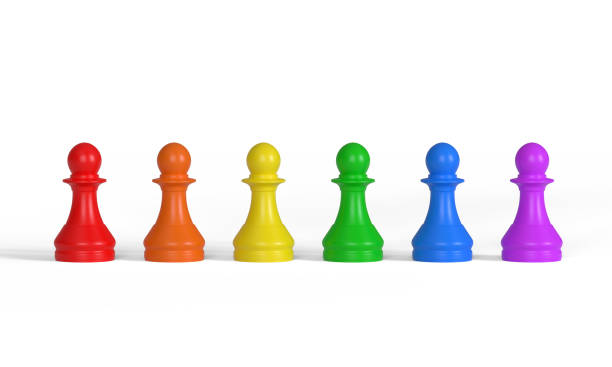
#> input picture Test.png, 612 x 367 px
$ python MorphicLineShExample.py   (older library calls are emulated)
#> lines starting #> are read from the running program, lines starting #| are printed output that depends on the picture; after the words box and inside, x2 and y2 are one past the last pixel; in counts of white or black regions, pixels touching at a corner belong together
#> in main, image is the input picture: shape (367, 612, 3); mean B, G, R 235.3, 236.9, 241.5
### ProcessingTools/Classical/morphological_line_shape.py
import cv2
import numpy as np

class MorphologicalLineShape:
    def __init__(self):
        pass

    # --- Morphological Operations ---
    # [9 lines left out: functions morphological_opening, morphological_closing, not called in this run]

    def morphological_gradient(self, image, kernel_size=3):
        """Apply morphological gradient to highlight edges."""
#> called with kernel_size = 3
        kernel = cv2.getStructuringElement(cv2.MORPH_RECT, (kernel_size, kernel_size))
        return cv2.morphologyEx(image, cv2.MORPH_GRADIENT, kernel)

    # [9 lines left out: functions dilation, erosion, not called in this run]

    # --- Line Detection ---
    def hough_lines(self, image, rho=1, theta=np.pi/180, threshold=100):
        """Detect lines using the Hough Transform."""
#> called with rho = 1, theta = 0.0175, threshold = 100
        edges = cv2.Canny(image, 50, 150)
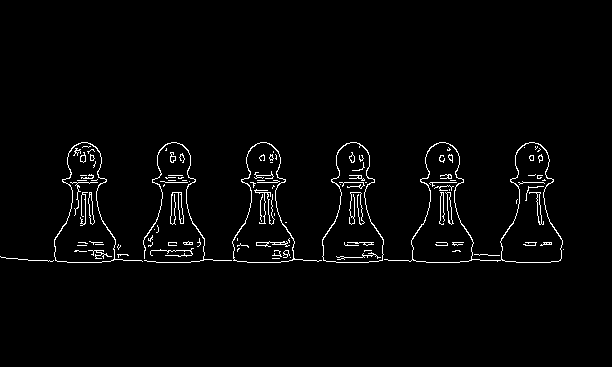
#> edges: shape (367, 612); 2.3% white in thin lines or dots, all inside (x1, y1, x2, y2) = (0, 142, 564, 263)
        lines = cv2.HoughLines(edges, rho, theta, threshold)
#> lines = [[262, 1.57], [182, 1.57], [260, 1.57], [242, 1.57], [178, 1.57], [245, 1.57], [253, 1.59]]
        if lines is not None:
            for rho, theta in lines[:, 0]:
                a = np.cos(theta)
                b = np.sin(theta)
                x0 = a * rho
                y0 = b * rho
                x1 = int(x0 + 1000 * (-b))
                y1 = int(y0 + 1000 * (a))
                x2 = int(x0 - 1000 * (-b))
                y2 = int(y0 - 1000 * (a))
                cv2.line(image, (x1, y1), (x2, y2), (0, 255, 0), 2)
#> this loop made 7 passes
#> (rho, theta, a, x0, y0, x1, y1, x2) on passes 1 to 7: (262, 1.57, -4.37e-08, -1.15e-05, 262, -1000, 261, 999), (182, 1.57, -4.37e-08, -7.96e-06, 182, -1000, 181, 999), (260, 1.57, -4.37e-08, -1.14e-05, 260, -1000, 259, 999), (242, 1.57, -4.37e-08, -1.06e-05, 242, -1000, 241, 999), (178, 1.57, -4.37e-08, -7.78e-06, 178, -1000, 177, 999), (245, 1.57, -4.37e-08, -1.07e-05, 245, -1000, 244, 999), (253, 1.59, -0.0175, -4.42, 253, -1004, 235, 995)
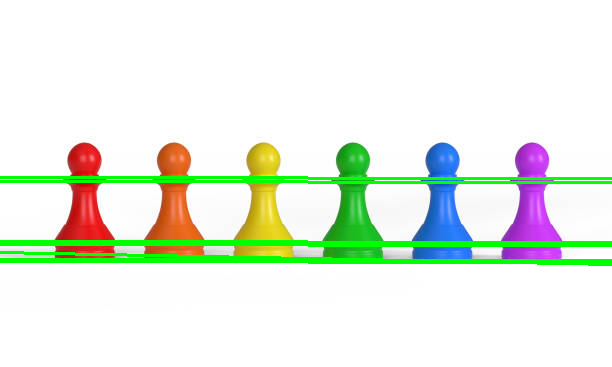
#> image: shape (367, 612, 3); 5.08% of pixels changed, all inside (x1, y1, x2, y2) = (0, 176, 612, 266)
        return image

    # --- Shape Detection ---
    def polygon_approximation(self, image, epsilon_factor=0.02):
        """Approximate contours with polygons."""
#> called with epsilon_factor = 0.02
        gray = cv2.cvtColor(image, cv2.COLOR_BGR2GRAY) if len(image.shape) == 3 else image
        _, thresh = cv2.threshold(gray, 127, 255, cv2.THRESH_BINARY)
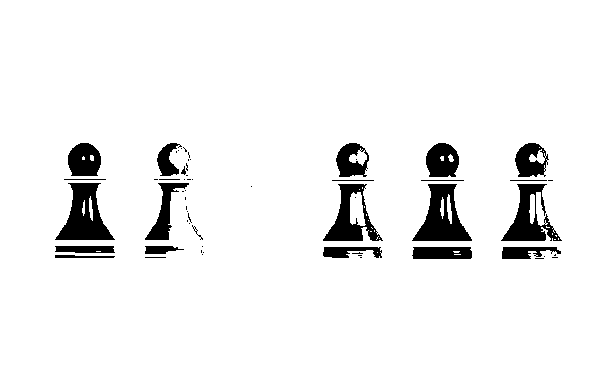
#> thresh: shape (367, 612); 93.9% white; 60 black regions (36 under 20 px)
        contours, _ = cv2.findContours(thresh, cv2.RETR_TREE, cv2.CHAIN_APPROX_SIMPLE)
#> contours = 121 contours, 89 with area under 20; largest, box (x1, y1, x2, y2) and area: (0, 0, 612, 367) 223626, (411, 183, 473, 242) 2046, (54, 182, 116, 241) 2030, (322, 183, 384, 242) 1941, (500, 183, 563, 242) 1820
        approx_image = image.copy()
        for contour in contours:
            epsilon = epsilon_factor * cv2.arcLength(contour, True)
            approx = cv2.approxPolyDP(contour, epsilon, True)
            cv2.drawContours(approx_image, [approx], -1, (0, 255, 0), 2)
#> this loop made 121 passes
#> (epsilon, approx) on passes 1, 6, 9, 11, 14, 18, 19, 21, 22, 24, 25, 26: (39.08, [[0, 0], [0, 366], [611, 366], [611, 0]]), (0.113, [[543, 256], [544, 255], [545, 256], [544, 257]]), (2.53, [[54, 257], [55, 254], [115, 256]]), (0.113, [[201, 254], [202, 253], [203, 254], [202, 255]]), (0.113, [[202, 252], [203, 251], [204, 252], [203, 253]]), (0.24, [[454, 254], [460, 254]]), (0.257, [[453, 251], [454, 252], [458, 252], [459, 251]]), (0, [[377, 252]]), (0.113, [[201, 246], [202, 245], [203, 246], [202, 247]]), (2.72, [[54, 246], [113, 245], [115, 252], [55, 252]]), (0.16, [[96, 251], [100, 251]]), (0.113, [[199, 239], [200, 238], [201, 239], [200, 240]])
#> epsilon on passes 2, 3, 4, 5, 7, 8: 0.433, 0.313, 0.153, 0.913, 0.153, 0.233
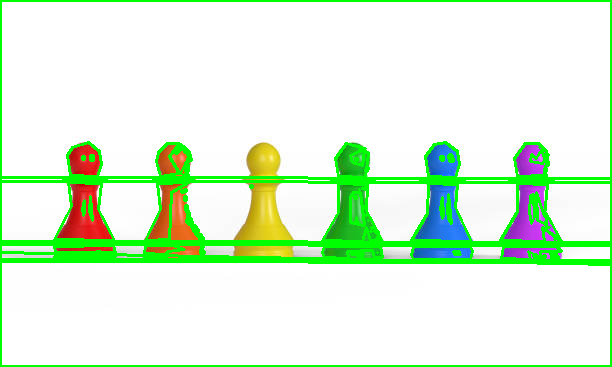
#> approx_image: shape (367, 612, 3); 5.27% of pixels changed, all inside (x1, y1, x2, y2) = (0, 0, 612, 367)
        return approx_image

    def corner_detection(self, image, block_size=2, ksize=3, k=0.04):
        """Detect corners in the image using the Harris Corner Detector."""
#> called with block_size = 2, ksize = 3, k = 0.04
        gray = cv2.cvtColor(image, cv2.COLOR_BGR2GRAY) if len(image.shape) == 3 else image
        corners = cv2.cornerHarris(gray, block_size, ksize, k)
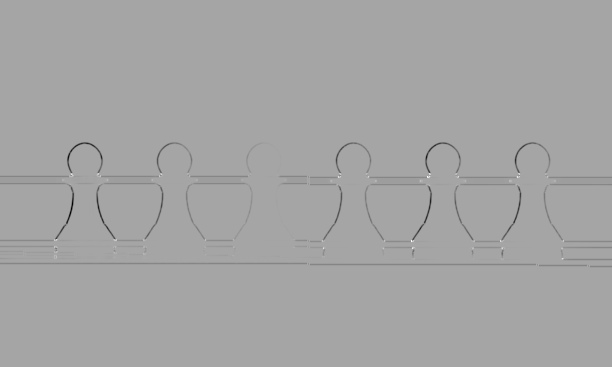
#> corners: shape (367, 612) float32; min -0.00584, max 0.00315, mean -3.24e-05; drawn with min black and max white
        corners = cv2.dilate(corners, None)
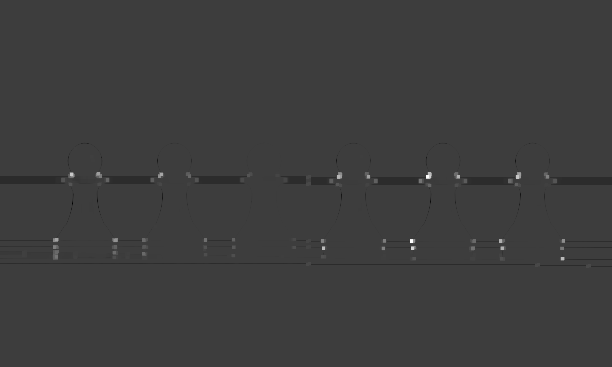
#> corners: shape (367, 612) float32; min -0.000994, max 0.00315, mean -2.05e-07; drawn with min black and max white
        corner_image = image.copy()
        corner_image[corners > 0.01 * corners.max()] = [0, 0, 255]
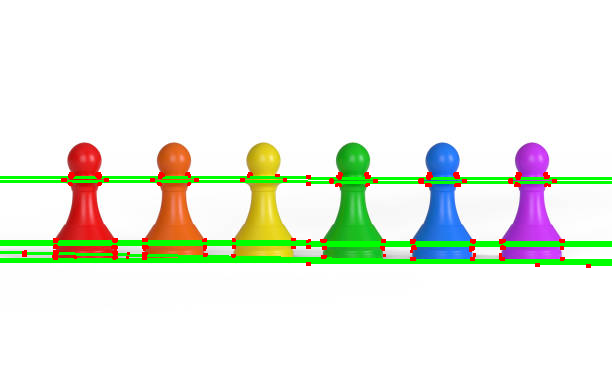
#> corner_image: shape (367, 612, 3); 0.9% of pixels changed, all inside (x1, y1, x2, y2) = (22, 172, 591, 268)
        return corner_image

    # --- Object Segmentation Pipeline ---
    # [53 lines left out: function segment_objects, not called in this run]

### ProcessingTools/Classical/filters.py
import cv2
import numpy as np
from scipy.ndimage import gaussian_filter, sobel, uniform_filter
from skimage.filters import unsharp_mask, threshold_otsu, rank
from skimage.restoration import denoise_tv_chambolle
from skimage.morphology import disk
from sklearn.cluster import KMeans

class ImageFilters:
    def __init__(self):
        pass  # Constructor for potential future use

    def gaussian_blur(self, image, sigma=1):
        """Apply Gaussian Blur to the image."""
        return gaussian_filter(image, sigma=sigma)

    def uniform_filter(self, image, size=3):
        """Apply a uniform (mean) filter."""
        return uniform_filter(image, size=size)

    # [16 lines left out: functions sobel_edges, laplacian_filter, canny_edges, not called in this run]

    def bilateral_filter(self, image, d=9, sigma_color=75, sigma_space=75):
        """Apply Bilateral Filter for edge-preserving smoothing."""
        return cv2.bilateralFilter(image, d, sigma_color, sigma_space)

    def median_blur(self, image, ksize=5):
        """Apply Median Blur for noise reduction."""
        return cv2.medianBlur(image, ksize)

    # [79 lines left out: functions histogram_equalization, adaptive_histogram_equalization, nearest_neighbor_interpolation, edge_count, histogram_analysis, color_segmentation and 1 more, not called in this run]

### MorphicLineShExample.py
from ProcessingTools.Classical.filters import ImageFilters
from ProcessingTools.Classical.morphological_line_shape import MorphologicalLineShape
import os
import cv2

def main():
    image_path = "Test.png"
    if not os.path.exists(image_path):
        raise FileNotFoundError(f"Test image not found at {image_path}")

    image = cv2.imread(image_path)
    if image is None:
        raise ValueError(f"Failed to load image from {image_path}")

    output_dir = "output/filters"
    os.makedirs(output_dir, exist_ok=True)

    # Instantiate the classes
    filters = ImageFilters()
    morph_shapes = MorphologicalLineShape()

    # Apply morphological gradient
    result = morph_shapes.morphological_gradient(image)
    cv2.imwrite(os.path.join(output_dir, "morphological_gradient.png"), result)

    # Line detection
    result = morph_shapes.hough_lines(image)
    cv2.imwrite(os.path.join(output_dir, "hough_lines.png"), result)

    # Shape detection
    result = morph_shapes.polygon_approximation(image)
    cv2.imwrite(os.path.join(output_dir, "polygon_approximation.png"), result)

    # Corner detection
    result = morph_shapes.corner_detection(image)
    cv2.imwrite(os.path.join(output_dir, "corner_detection.png"), result)

    print("All operations applied successfully.")

if __name__ == "__main__":
    main()
